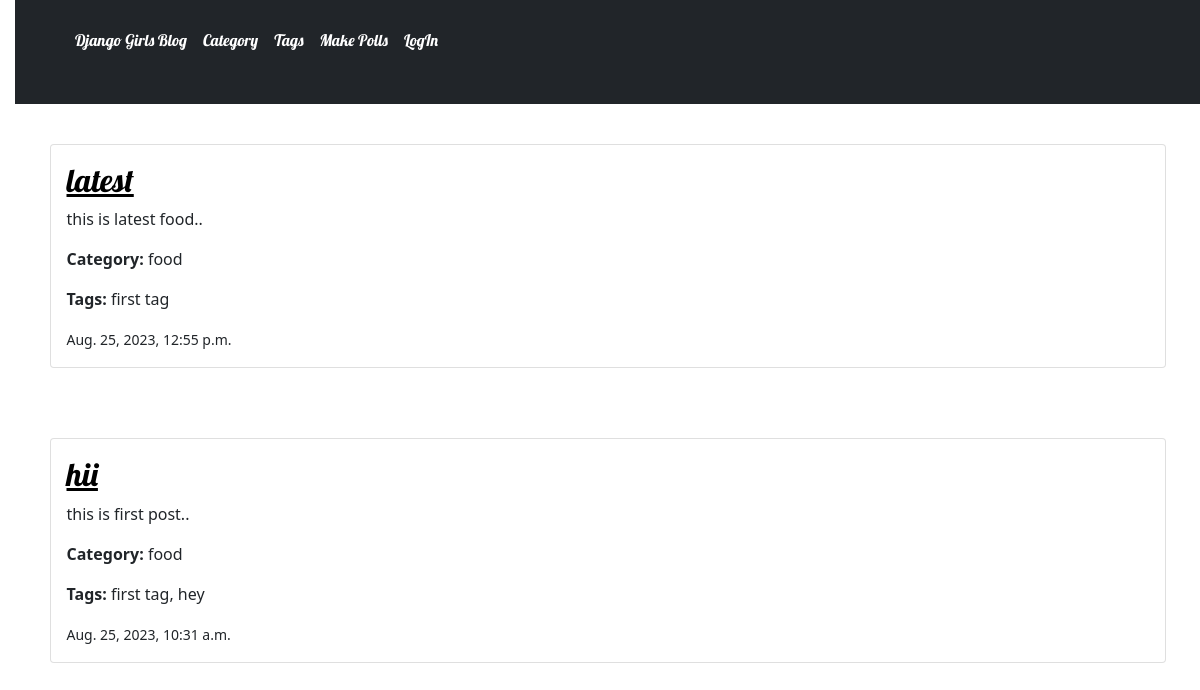
Page /tags/1/tag_wise_post/ on the earlier database version.
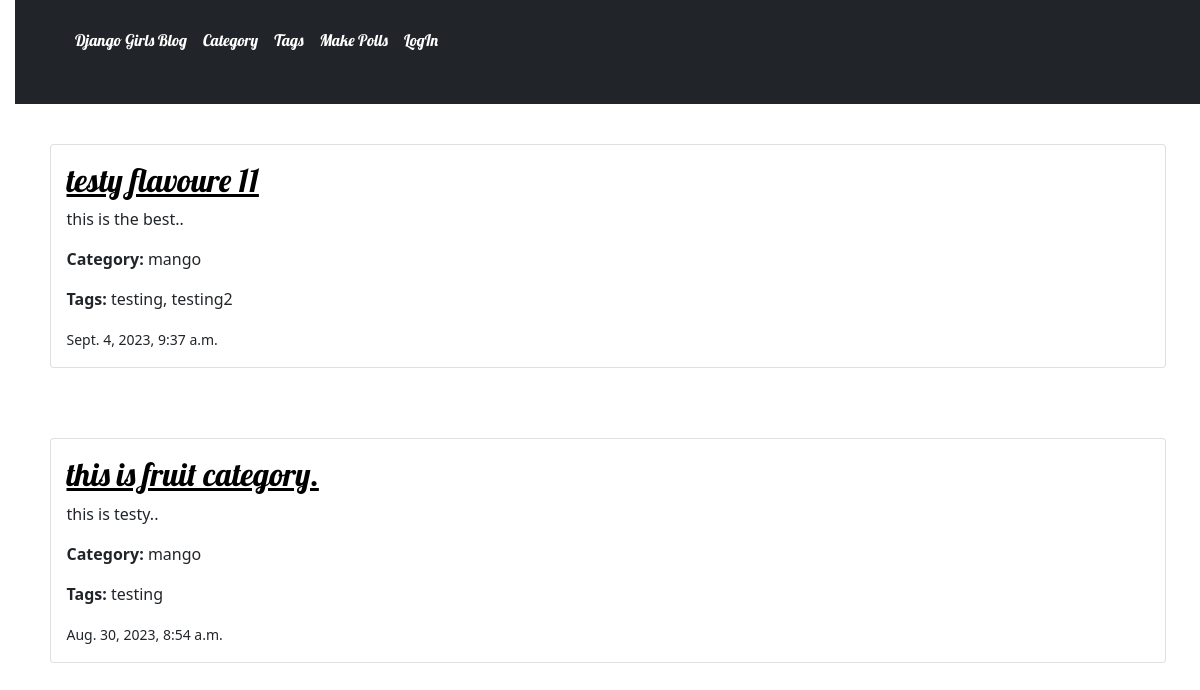
Same page on the later database version.
### blog/models.py (models this page shows, shortened)
class Post(models.Model):
    author = models.ForeignKey(User, on_delete=models.CASCADE)
    category = models.ForeignKey(Category, on_delete=models.CASCADE)
    tags = models.ManyToManyField(Tag)
    title = models.CharField(max_length=200)
    text = models.TextField()
    feature_img = models.ImageField(upload_to='post/feture',blank=True, null=True)
    thumbnail_img = models.ImageField(upload_to='post/thumbnail',blank=True, null=True)
    slug = AutoSlugField(populate_from='title', unique=True, default=None, null=True)
    created_date = models.DateTimeField(default=timezone.now)
    published_date = models.DateTimeField(blank=True, null=True)
    class Meta:
        ordering = ['-created_date',]

class Category(models.Model):
    name = models.CharField(max_length=60)
    desc = models.TextField()
    image = models.ImageField(upload_to='cat')
    slug = AutoSlugField(populate_from='name', unique=True, default=None, null=True)

class Tag(models.Model):
    name = models.CharField(max_length=60)
    desc = models.TextField()
    image = models.ImageField(upload_to='cat')
    def __str__(self):
        return self.name

### blog/views.py (the view)
# urls.py: path('tags/<int:pk>/tag_wise_post/', views.tag_wise_post, name='tag_wise_post'),
def tag_wise_post(request, pk):
    tags = Tag.objects.get(pk=pk)
    post_list = Post.objects.filter(tags=tags)
    return render(request, 'blog/tag_wise_post.html', {'post_list': post_list})

### blog/templates/blog/tag_wise_post.html
{% extends 'blog/base.html' %}
{% block content %}
    {% for post in post_list %}
        <article class="post">
            <div class="card mb-3">
                <div class="card-body">
                <h2  class="card-title"><a href="{% url 'post_detail' slug=post.slug %}">{{ post.title }}</a></h2>
                <p class="card-text">{{ post.text|linebreaksbr }}.</p>
                <p><strong>Category:</strong> {{ post.category.name }}</p>
                <p><strong>Tags:</strong> {{ post.tags.all|join:", " }}</p>
                <p class="card-text"><small class="text-body-secondary">{{ post.published_date }}</small></p>
              </div>
          </div>
        </article>
    {% endfor %}
{% endblock %}

Differences in the rows shown:
removed Post: title "latest", text "this is latest food.", category.name "food", tags.all "first tag", published_date "Aug. 25, 2023, 12:55 p.m."
removed Post: title "hii", text "this is first post.", category.name "food", tags.all "first tag, hey", published_date "Aug. 25, 2023, 10:31 a.m."
now on this page (row edited): Post: title "testy flavoure 11", text "this is the best.", category.name "mango", tags.all "testing, testing2", published_date "Sept. 4, 2023, 9:37 a.m."
added Post: title "this is fruit category.", text "this is testy.", category.name "mango", tags.all "testing", published_date "Aug. 30, 2023, 8:54 a.m."
